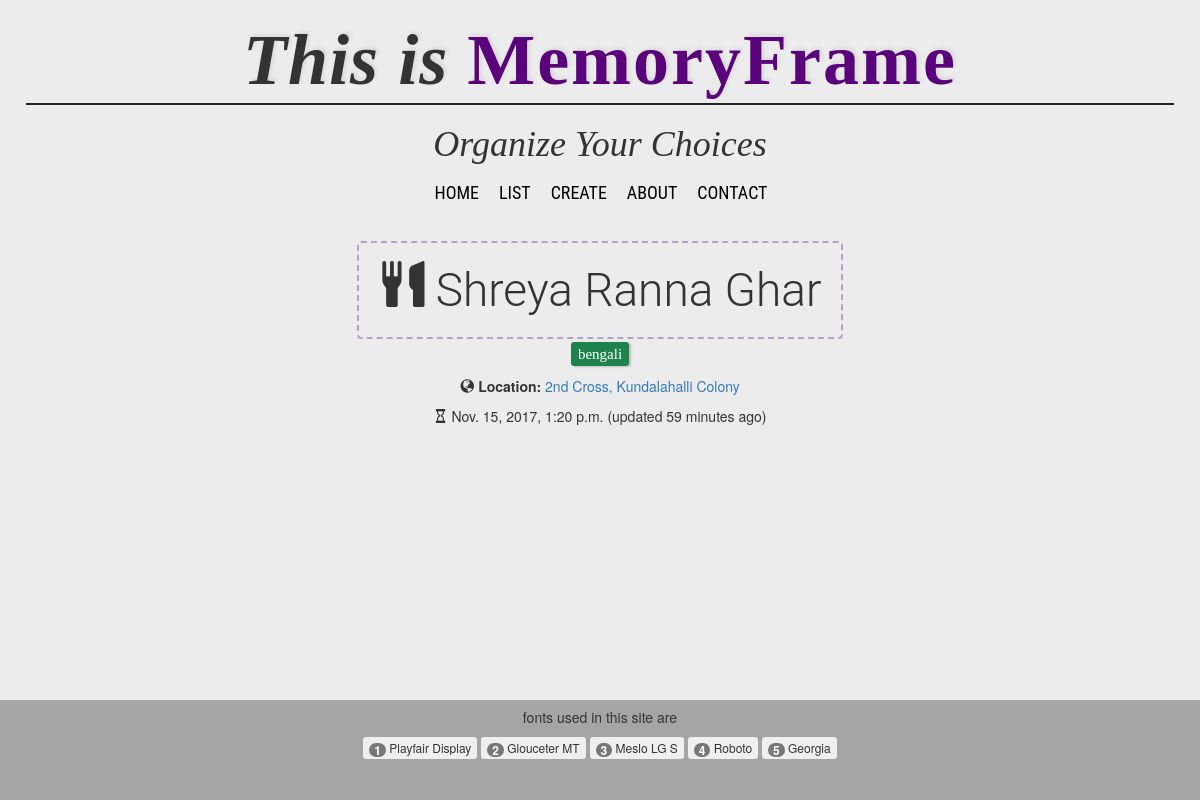
/restaurants/shreya-ranna-ghar-lrcx1/, run on the app's committed database.
### restaurants/models.py (models this page shows, shortened)
class RestaurantLocation(models.Model):
    owner       =models.ForeignKey(User)
    name        =models.CharField(max_length=120,blank=False)
    location    =models.CharField(max_length=120, null=True, blank=True)
    category    =models.CharField(max_length=120, null=True, blank=True, validators=[validate_category])
    timestamp   =models.DateTimeField(auto_now_add=True)
    updated     =models.DateTimeField(auto_now=True)
    slug        =models.SlugField(blank=True, null=True)
    @property
    def title(self):
        return self.name

### restaurants/views.py (the view)
# urls.py: url(r'^(?P<slug>[\w-]+)/$', views.RestaurantDetailView.as_view(), name='detail'),
class RestaurantDetailView(DetailView):
    queryset = RestaurantLocation.objects.all()

### restaurants/templates/restaurants/restaurantLocation_detail.html (shortened to what this page needs)
{%extends "base.html"%}
{%block content%}
<h2><span class="high_d"><span class="glyphicon glyphicon-cutlery"></span> {{object.title}}</span></h2>
<h3><small>{{object.category}}</small></h3>
<p><span class="glyphicon glyphicon-globe"></span><b> Location:</b> <a href="https://www.google.com/maps/search/{{object.location}}" target="_blank">{{object.location}}</a></p>
<p><span class="glyphicon glyphicon-hourglass"></span> {{object.timestamp}} (updated {{object.updated|timesince}} ago)</p>
{%endblock content%}

### data on the page
RestaurantLocation: title "Shreya Ranna Ghar", category "bengali", location "2nd Cross, Kundalahalli Colony", timestamp "Nov. 15, 2017, 1:20 p.m.", updated "59 minutes"
